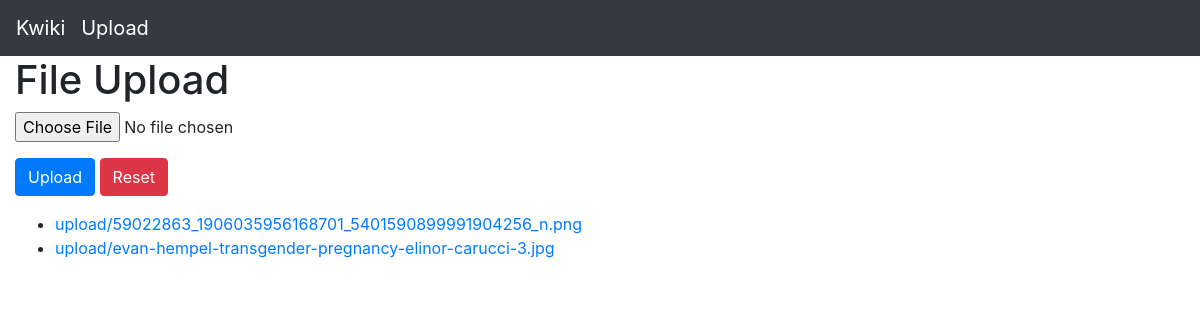
The page /wiki/upload/ (signed in) on the database as committed earlier.
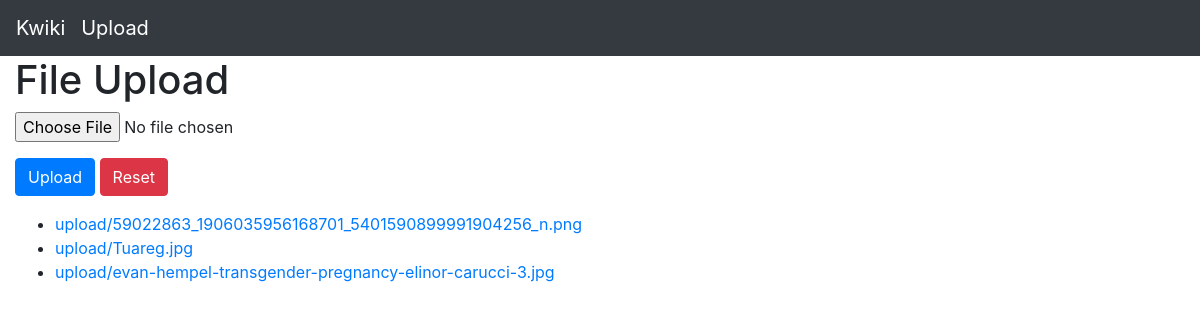
The same page on the database as committed later.
### wiki/models.py (models this page shows, shortened)
class UserFileUpload(models.Model):
    upload = models.FileField(upload_to='upload/')

### wiki/views.py (the view)
# urls.py: path('upload/', views.upload_file, name='upload_page'),
@login_required
def upload_file(request):
    context = {}
    if request.method == 'POST':
        form = UploadFileForm(request.POST, request.FILES)
        if form.is_valid():
            form.save()
    else:
        form = UploadFileForm()
    context['form'] = form
    context['files'] = UserFileUpload.objects.all().order_by('upload')
    return render(request, 'wiki/upload.html', context)

### wiki/forms.py
class UploadFileForm(ModelForm):
    class Meta:
        model = UserFileUpload
        fields = ['upload']

### wiki/templates/wiki/upload.html (shortened to what this page needs)
{% extends 'wiki/base.html'%}
{% load static %}
{% block content %}
<h1> File Upload</h1>
<section>
    <form method='POST' enctype='multipart/form-data' action="{% url 'wiki:upload_page' %}">
    <div class="form-group">
	    <div class="input-group input-file" name="file">
        {{form.upload}}
    </div>
         </div>
    <div class="form-group">
	    <input class="btn btn-primary" type='submit' value="Upload">
	    <button type="reset" class="btn btn-danger">Reset</button>
    </div>
    </form>
</section>
<section>
{% if files %}
    <ul>
    {% for file in files %}
    <li><a href="{{file.upload.url}}">{{file.upload.name}}</a></li>
    {% endfor %}
    </ul>
{% else %}
<p>No uploaded files</p>
{% endif %}
</section>
{% endblock %}

Rows that differ between the two databases and show on the page:
added UserFileUpload: upload.name "upload/Tuareg.jpg"
